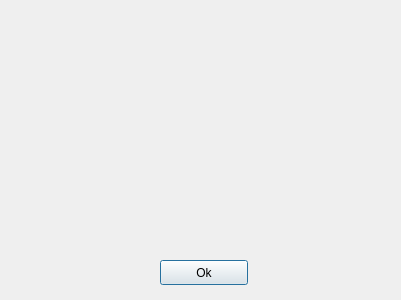
<?xml version="1.0" encoding="UTF-8"?>
<ui version="4.0">
 <class>CheckArduinoPluginInitialization</class>
 <widget class="QDialog" name="CheckArduinoPluginInitialization">
  <property name="geometry">
   <rect>
    <x>0</x>
    <y>0</y>
    <width>401</width>
    <height>300</height>
   </rect>
  </property>
  <property name="sizePolicy">
   <sizepolicy hsizetype="Fixed" vsizetype="Fixed">
    <horstretch>0</horstretch>
    <verstretch>0</verstretch>
   </sizepolicy>
  </property>
  <property name="minimumSize">
   <size>
    <width>401</width>
    <height>300</height>
   </size>
  </property>
  <property name="maximumSize">
   <size>
    <width>401</width>
    <height>300</height>
   </size>
  </property>
  <property name="windowTitle">
   <string>Dialog</string>
  </property>
  <property name="autoFillBackground">
   <bool>true</bool>
  </property>
  <property name="sizeGripEnabled">
   <bool>false</bool>
  </property>
  <property name="modal">
   <bool>true</bool>
  </property>
  <widget class="CheckItemWidget" name="arduinoCliAvailability" native="true">
   <property name="geometry">
    <rect>
     <x>40</x>
     <y>100</y>
     <width>321</width>
     <height>31</height>
    </rect>
   </property>
   <property name="sizePolicy">
    <sizepolicy hsizetype="Expanding" vsizetype="Preferred">
     <horstretch>0</horstretch>
     <verstretch>0</verstretch>
    </sizepolicy>
   </property>
   <property name="labelText" stdset="0">
    <string>Проверка доступности arduino-cli...</string>
   </property>
  </widget>
  <widget class="CheckItemWidget" name="arduinoCliInstallation" native="true">
   <property name="geometry">
    <rect>
     <x>40</x>
     <y>40</y>
     <width>321</width>
     <height>31</height>
    </rect>
   </property>
   <property name="sizePolicy">
    <sizepolicy hsizetype="Expanding" vsizetype="Preferred">
     <horstretch>0</horstretch>
     <verstretch>0</verstretch>
    </sizepolicy>
   </property>
   <property name="labelText" stdset="0">
    <string>Проверка установки arduino-cli...</string>
   </property>
  </widget>
  <widget class="CheckItemWidget" name="boardsConnectivity" native="true">
   <property name="geometry">
    <rect>
     <x>40</x>
     <y>160</y>
     <width>321</width>
     <height>31</height>
    </rect>
   </property>
   <property name="sizePolicy">
    <sizepolicy hsizetype="Expanding" vsizetype="Preferred">
     <horstretch>0</horstretch>
     <verstretch>0</verstretch>
    </sizepolicy>
   </property>
   <property name="LabelText" stdset="0">
    <string/>
   </property>
   <property name="labelText" stdset="0">
    <string>Поиск подключенных плат...</string>
   </property>
  </widget>
  <widget class="QPushButton" name="okButton">
   <property name="geometry">
    <rect>
     <x>160</x>
     <y>260</y>
     <width>88</width>
     <height>25</height>
    </rect>
   </property>
   <property name="text">
    <string>Ok</string>
   </property>
  </widget>
  <widget class="QLabel" name="resultLabel">
   <property name="geometry">
    <rect>
     <x>40</x>
     <y>220</y>
     <width>321</width>
     <height>20</height>
    </rect>
   </property>
   <property name="text">
    <string/>
   </property>
  </widget>
 </widget>
 <customwidgets>
  <customwidget>
   <class>CheckItemWidget</class>
   <extends>QWidget</extends>
   <header location="global">check_item.h</header>
   <container>1</container>
  </customwidget>
 </customwidgets>
 <resources/>
 <connections/>
</ui>
